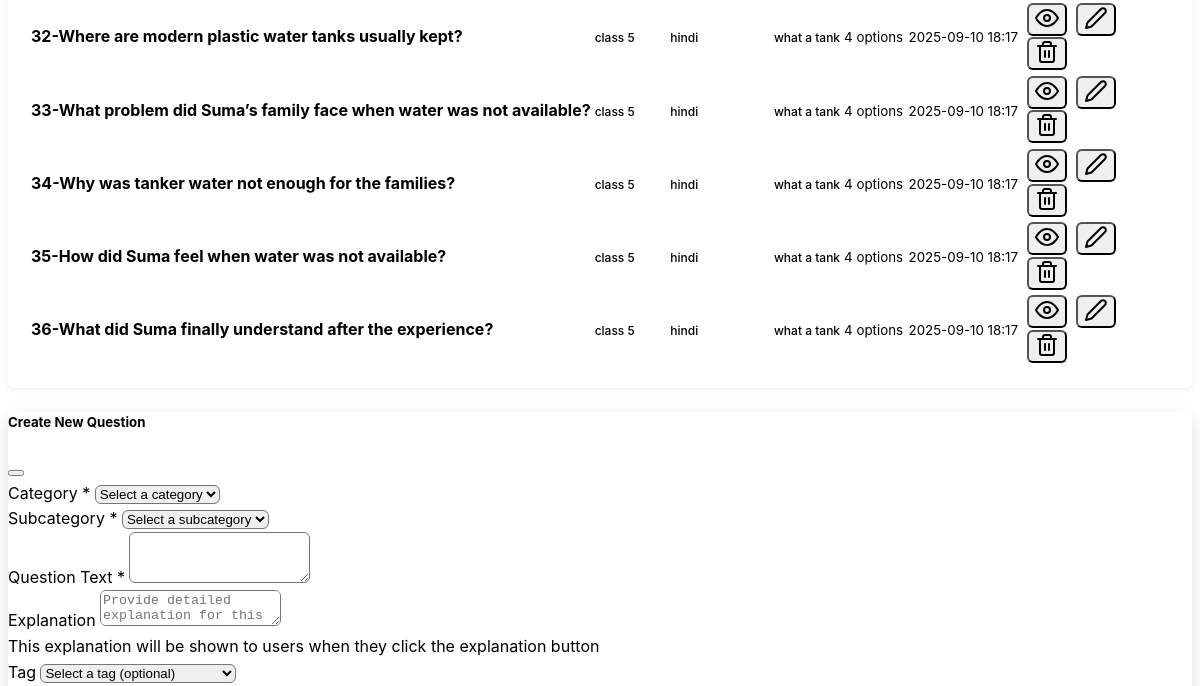
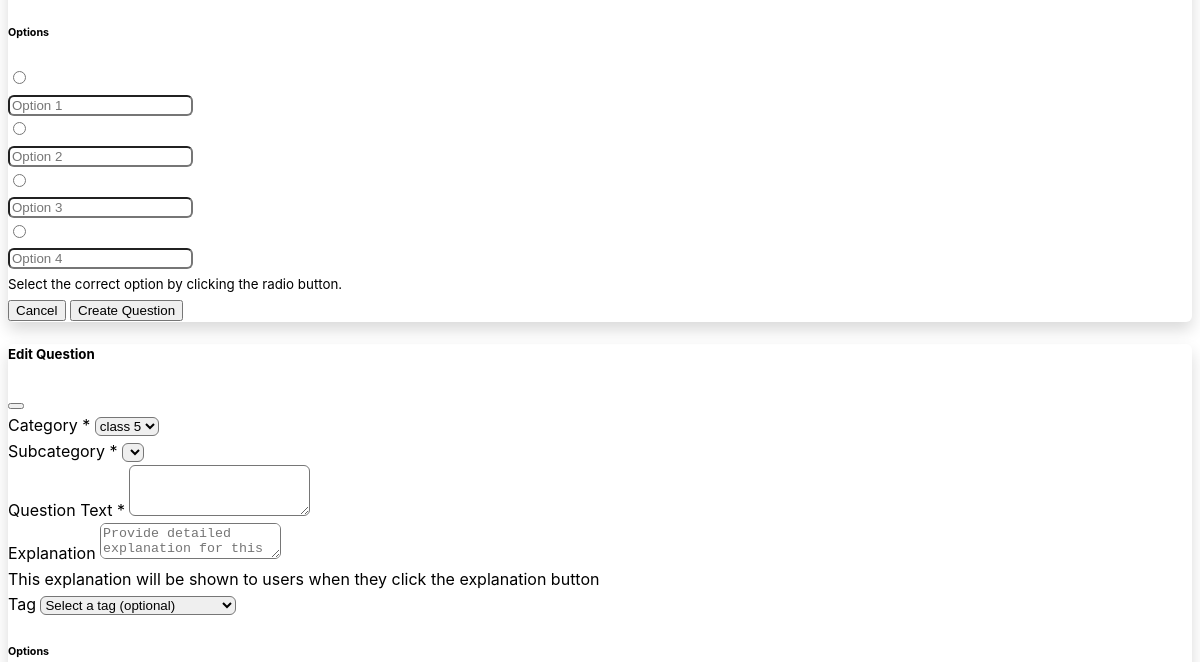
Before: /backend/questions?subcategory_id=3 (middle part) with the older database file (2 pictures, top to bottom).
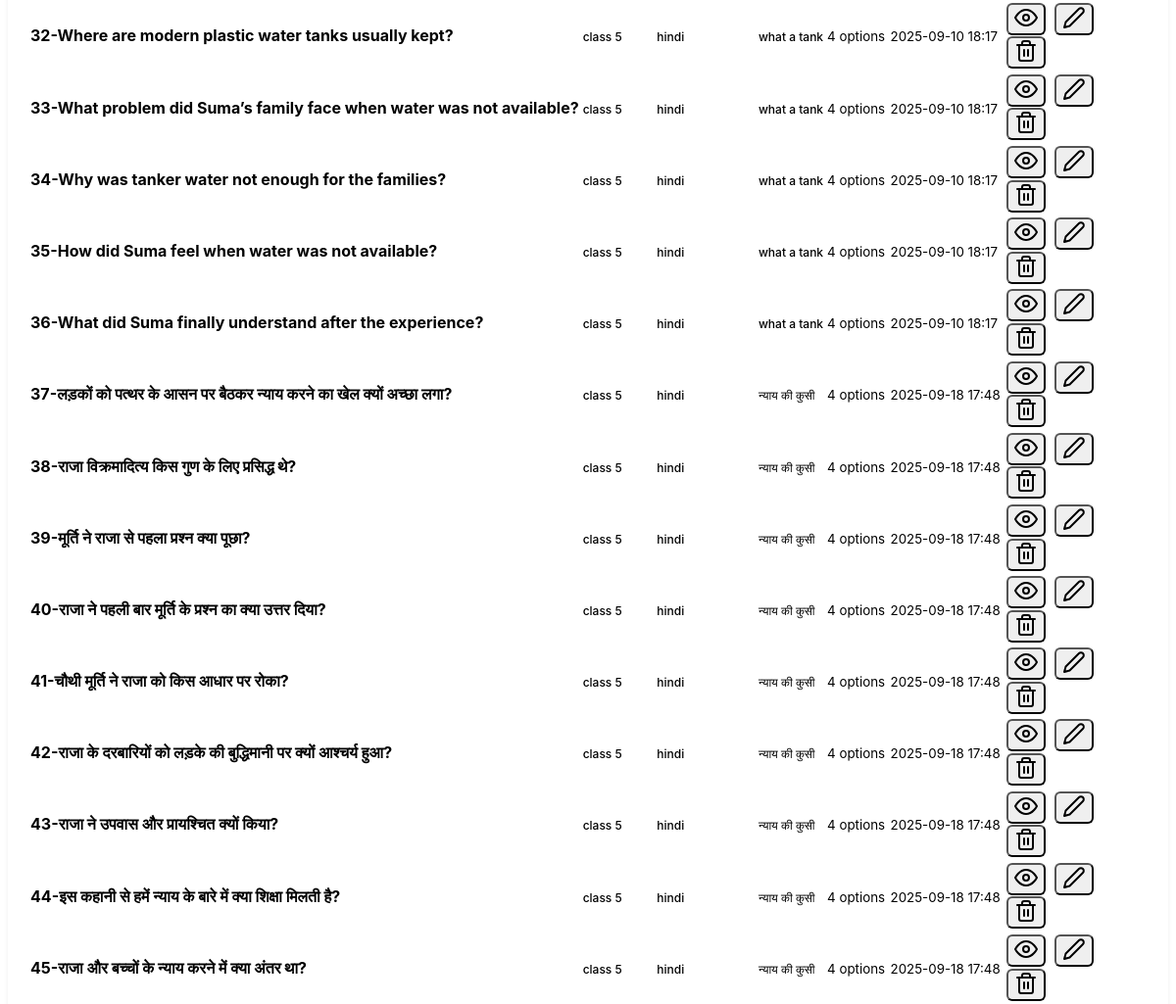
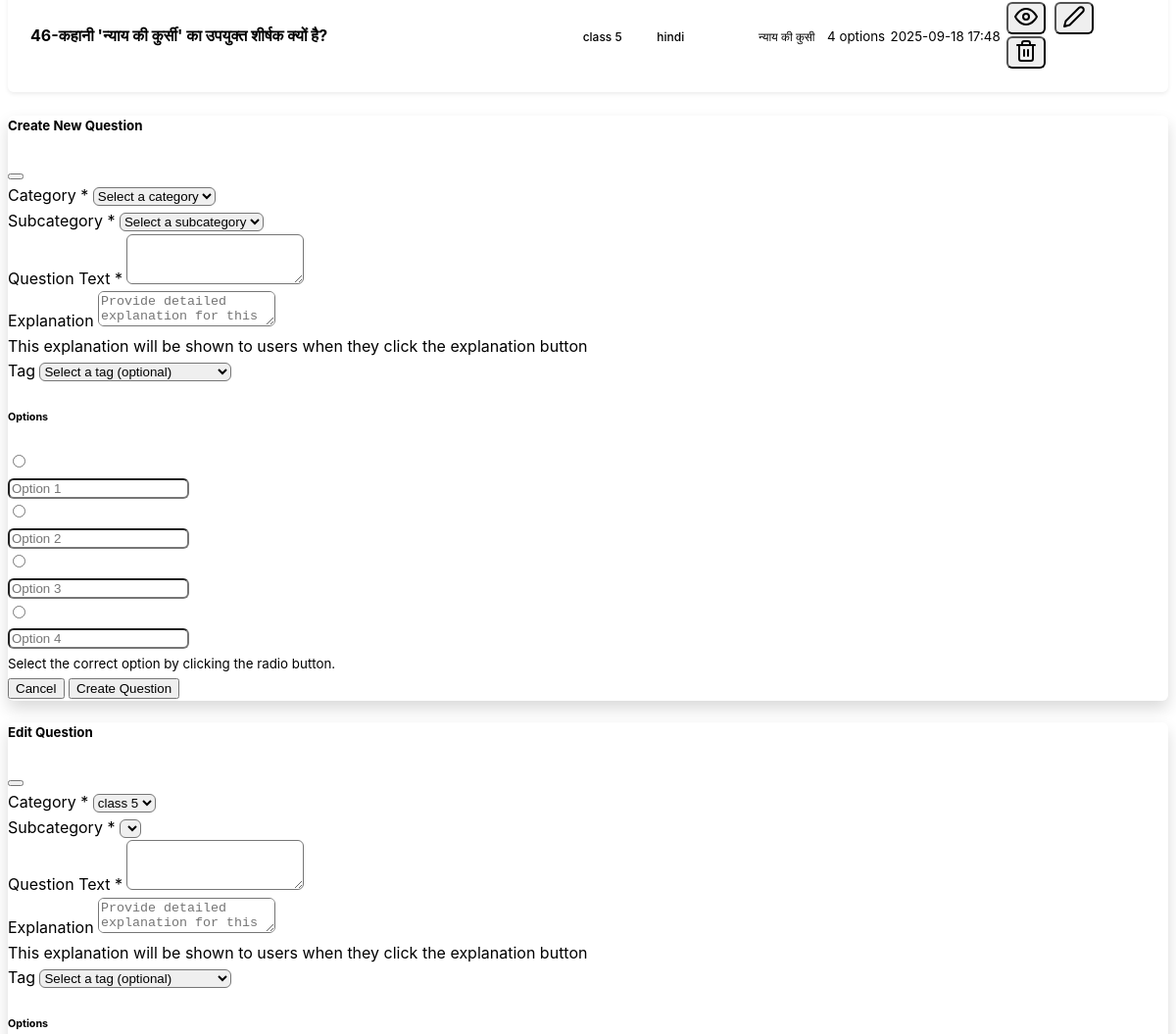
After: the same page with the newer database file (2 pictures, top to bottom).
### mcqbox/model.py (models this page shows, shortened)
class Question(db.Model):
    id = db.Column(db.Integer, primary_key=True)
    question_text = db.Column(db.String(500), nullable=False)
    subcategory_id = db.Column(db.Integer, db.ForeignKey('subcategory.id'), nullable=False)
    subcategory = db.relationship('Subcategory', backref=db.backref('questions', lazy=True))
    tag_id = db.Column(db.Integer, db.ForeignKey('tag.id'), nullable=True)
    tag = db.relationship('Tag', backref=db.backref('questions', lazy=True))
    explanation = db.Column(db.String(500), nullable=True)
    options = db.Column(db.JSON, nullable=False)
    category_id = db.Column(db.Integer, db.ForeignKey('category.id'), nullable=False)
    category = db.relationship('Category', backref=db.backref('questions', lazy=True))
    created_at = db.Column(db.DateTime, server_default=db.func.now())
    updated_at = db.Column(db.DateTime, server_default=db.func.now(), onupdate=db.func.now())

class Category(db.Model):
    id = db.Column(db.Integer, primary_key=True)
    name = db.Column(db.String(50), nullable=False, unique=True)
    description = db.Column(db.String(200), nullable=True)
    created_at = db.Column(db.DateTime, server_default=db.func.now())
    updated_at = db.Column(db.DateTime, server_default=db.func.now(), onupdate=db.func.now())

class Subcategory(db.Model):
    id = db.Column(db.Integer, primary_key=True)
    name = db.Column(db.String(50), nullable=False)
    category_id = db.Column(db.Integer, db.ForeignKey('category.id'), nullable=False)
    category = db.relationship('Category', backref=db.backref('subcategories', lazy=True))
    description = db.Column(db.String(200), nullable=True)
    created_at = db.Column(db.DateTime, server_default=db.func.now())
    updated_at = db.Column(db.DateTime, server_default=db.func.now(), onupdate=db.func.now())

class Tag(db.Model):
    id = db.Column(db.Integer, primary_key=True)
    name = db.Column(db.String(50), nullable=False)
    category_id = db.Column(db.Integer, db.ForeignKey('category.id'), nullable=False)
    category = db.relationship('Category', backref=db.backref('tags', lazy=True))
    subcategory_id = db.Column(db.Integer, db.ForeignKey('subcategory.id'), nullable=True)
    subcategory = db.relationship('Subcategory', backref=db.backref('tags', lazy=True))
    created_at = db.Column(db.DateTime, server_default=db.func.now())

### mcqbox/backend/route.py (the view)
@app.route('/backend/questions')
def questions():
    category_id = request.args.get('category_id', type=int)
    subcategory_id = request.args.get('subcategory_id', type=int)
    search = request.args.get('search', '').strip()
    tag_filter = request.args.get('tag', '').strip()
    categories_list = Category.query.all()
    subcategories_list = []
    tags_list = Tag.query.all()
    if category_id:
        subcategories_list = Subcategory.query.filter_by(category_id=category_id).all()
    filters = []
    if category_id:
        filters.append(Question.category_id == category_id)
    if subcategory_id:
        filters.append(Question.subcategory_id == subcategory_id)
    tag_filter = request.args.get('tag', '').strip()
    if tag_filter:
        filters.append(Question.tag_id == tag_filter)
    if search:
        filters.append(Question.question_text.ilike(f'%{search}%'))
    questions_list = Question.query.filter(*filters).all()
    return render_template('questions.html',
                         questions=questions_list,
                         categories=categories_list,
                         subcategories=subcategories_list,
                         tags=tags_list,
                         selected_category=category_id,
                         selected_subcategory=subcategory_id,
                         search_query=search)

### mcqbox/backend/templates/questions.html (shortened to what this page needs)
{% extends "base.html" %}
{% block content %}
<div class="row">
    <div class="col-12">
        <div class="card">
            <div class="card-body">
                {% if questions %}
                <div class="table-responsive">
                    <table class="table table-hover">
                        <tbody>
                            {% for question in questions %}
                            <tr>
                                <td>
                                    <strong>{{loop.index}}-{{ question.question_text[:100] }}</strong>
                                </td>
                                <td>
                                    <span class="badge bg-primary">
                                        {{ question.category.name if question.category.name else 'Unknown' }}
                                    </span>
                                </td>
                                <td>
                                    <span class="badge bg-secondary">
                                        {{ question.subcategory.name if question.subcategory.name else 'Unknown' }}
                                    </span>
                                </td>
                                <td>
                                    <span class="badge bg-secondary">
                                        {{ question.tag.name if question.tag.name else 'Unknown' }}
                                    </span>
                                </td>
                                <td>
                                    <small class="text-muted">{{ question.options|length }} options</small>
                                </td>
                                <td>
                                    <small class="text-muted">{{ question.created_at.strftime('%Y-%m-%d %H:%M')
                                        }}</small>
                                </td>
                                <td class="text-end">
                                    <div class="btn-group" role="group">
                                        <button class="btn btn-sm btn-outline-secondary"
                                            onclick="viewQuestion({{ question.id }})" data-bs-toggle="modal"
                                            data-bs-target="#viewQuestionModal">
                                            <i data-feather="eye"></i>
                                        </button>
                                        <button class="btn btn-sm btn-outline-secondary"
                                            onclick="editQuestion({{ question.id }})" data-bs-toggle="modal"
                                            data-bs-target="#editQuestionModal">
                                            <i data-feather="edit-2"></i>
                                        </button>
                                        <form method="POST"
                                            action="{{ url_for('delete_question', question_id=question.id) }}"
                                            class="d-inline"
                                            onsubmit="return confirm('Are you sure you want to delete this question?')">
                                            <button type="submit" class="btn btn-sm btn-outline-danger">
                                                <i data-feather="trash-2"></i>
                                            </button>
                                        </form>
                                    </div>
                                </td>
                            </tr>
                            {% endfor %}
                        </tbody>
                    </table>
                </div>
                {% endif %}
            </div>
        </div>
    </div>
</div>
<div class="modal fade" id="createQuestionModal" tabindex="-1">
    <div class="modal-dialog modal-lg">
        <div class="modal-content">
            <form method="POST" action="{{ url_for('create_question') }}">
                <div class="modal-header">
                    <h5 class="modal-title">Create New Question</h5>
                    <button type="button" class="btn-close" data-bs-dismiss="modal"></button>
                </div>
                <div class="modal-body">
                    <div class="mb-3">
                        <label for="createCategoryId" class="form-label">Category *</label>
                        <select class="form-select" id="createCategoryId" onchange="updateCreateSubcategories()"
                            name="category_id" required>
                            <option value="">Select a category</option>
                        </select>
                    </div>
                    <div class="mb-3">
                        <label for="createSubcategoryId" class="form-label">Subcategory *</label>
                        <select class="form-select" id="createSubcategoryId" name="subcategory_id" required>
                            <option value="">Select a subcategory</option>
                        </select>
                    </div>
                    <div class="mb-3">
                        <label for="question_text" class="form-label">Question Text *</label>
                        <textarea class="form-control" id="question_text" name="question_text" rows="3"
                            required></textarea>
                    </div>
                    <div class="mb-3">
                        <label for="explanation" class="form-label">Explanation</label>
                        <textarea class="form-control" id="explanation" name="explanation" rows="2"
                            placeholder="Provide detailed explanation for this question (optional)"></textarea>
                        <div class="form-text">This explanation will be shown to users when they click the explanation
                            button</div>
                    </div>
                    <div class="mb-3">
                        <label for="tags" class="form-label">Tag</label>
                        <select class="form-select" id="tags" name="tags">
                            <option value="">Select a tag (optional)</option>
                        </select>
                    </div>
                    <h6>Options</h6>
                    <div class="mb-3">
                        <div class="row">
                            <div class="col-1">
                                <input class="form-check-input" type="radio" name="correct_option" value="1" required>
                            </div>
                            <div class="col-11">
                                <input type="text" class="form-control" name="option_1" placeholder="Option 1" required>
                            </div>
                        </div>
                    </div>
                    <div class="mb-3">
                        <div class="row">
                            <div class="col-1">
                                <input class="form-check-input" type="radio" name="correct_option" value="2" required>
                            </div>
                            <div class="col-11">
                                <input type="text" class="form-control" name="option_2" placeholder="Option 2" required>
                            </div>
                        </div>
                    </div>
                    <div class="mb-3">
                        <div class="row">
                            <div class="col-1">
                                <input class="form-check-input" type="radio" name="correct_option" value="3">
                            </div>
                            <div class="col-11">
                                <input type="text" class="form-control" name="option_3" placeholder="Option 3">
                            </div>
                        </div>
                    </div>
                    <div class="mb-3">
                        <div class="row">
                            <div class="col-1">
                                <input class="form-check-input" type="radio" name="correct_option" value="4">
                            </div>
                            <div class="col-11">
                                <input type="text" class="form-control" name="option_4" placeholder="Option 4">
                            </div>
                        </div>
                    </div>
                    <small class="text-muted">Select the correct option by clicking the radio button.</small>
                </div>
                <div class="modal-footer">
                    <button type="button" class="btn btn-secondary" data-bs-dismiss="modal">Cancel</button>
                    <button type="submit" class="btn btn-primary">Create Question</button>
                </div>
            </form>
        </div>
    </div>
</div>
<div class="modal fade" id="editQuestionModal" tabindex="-1">
    <div class="modal-dialog modal-lg">
        <div class="modal-content">
            <form method="POST" id="editQuestionForm">
                <div class="modal-header">
                    <h5 class="modal-title">Edit Question</h5>
                    <button type="button" class="btn-close" data-bs-dismiss="modal"></button>
                </div>
                <div class="modal-body">
                    <div class="mb-3">
                        <label for="editCategoryId" class="form-label">Category *</label>
                        <select class="form-select" id="editCategoryId" name="category_id"
                            onchange="updateEditSubcategories()" required>
                            {% for category in categories %}
                            <option value="{{ category.id }}">{{ category.name }}</option>
                            {% endfor %}
                        </select>
                    </div>
                    <div class="mb-3">
                        <label for="editSubcategoryId" class="form-label">Subcategory *</label>
                        <select class="form-select" id="editSubcategoryId" name="subcategory_id" required>
                        </select>
                    </div>
                    <div class="mb-3">
                        <label for="edit_question_text" class="form-label">Question Text *</label>
                        <textarea class="form-control" id="edit_question_text" name="question_text" rows="3"
                            required></textarea>
                    </div>
                    <div class="mb-3">
                        <label for="edit_explanation" class="form-label">Explanation</label>
                        <textarea class="form-control" id="edit_explanation" name="explanation" rows="2"
                            placeholder="Provide detailed explanation for this question (optional)"></textarea>
                        <div class="form-text">This explanation will be shown to users when they click the explanation
                            button</div>
                    </div>
                    <div class="mb-3">
                        <label for="edit_tags" class="form-label">Tag</label>
                        <select class="form-select" id="edit_tags" name="tags">
                            <option value="">Select a tag (optional)</option>
                        </select>
                    </div>
                    <h6>Options</h6>
                </div>
            </form>
        </div>
    </div>
</div>
{% endblock %}

### mcqbox/backend/templates/base.html (shortened to what this page needs)
<!DOCTYPE html>
<html lang="en" data-bs-theme="dark">
<head>
    <link href="https://cdn.replit.com/agent/bootstrap-agent-dark-theme.min.css" rel="stylesheet">
    <link rel="stylesheet" href="{{ url_for('backend_.static', filename='css/custom.css') }}">
</head>
<body>
    <div class="container my-4">
        {% block content %}{% endblock %}
    </div>
</body>
</html>

Changed rows visible on the page:
added Question: question_text "लड़कों को पत्थर के आसन पर बैठकर न्याय करने का खेल क्यों अच्छा लगा?", category "class 5", subcategory "hindi", tag "न्याय की कुसी", options|length "4", created_at "2025-09-18 17:48"
added Question: question_text "राजा विक्रमादित्य किस गुण के लिए प्रसिद्ध थे?", category "class 5", subcategory "hindi", tag "न्याय की कुसी", options|length "4", created_at "2025-09-18 17:48"
added Question: question_text "मूर्ति ने राजा से पहला प्रश्न क्या पूछा?", category "class 5", subcategory "hindi", tag "न्याय की कुसी", options|length "4", created_at "2025-09-18 17:48"
added Question: question_text "राजा ने पहली बार मूर्ति के प्रश्न का क्या उत्तर दिया?", category "class 5", subcategory "hindi", tag "न्याय की कुसी", options|length "4", created_at "2025-09-18 17:48"
added Question: question_text "चौथी मूर्ति ने राजा को किस आधार पर रोका?", category "class 5", subcategory "hindi", tag "न्याय की कुसी", options|length "4", created_at "2025-09-18 17:48"
added Question: question_text "राजा के दरबारियों को लड़के की बुद्धिमानी पर क्यों आश्चर्य हुआ?", category "class 5", subcategory "hindi", tag "न्याय की कुसी", options|length "4", created_at "2025-09-18 17:48"
added Question: question_text "राजा ने उपवास और प्रायश्चित क्यों किया?", category "class 5", subcategory "hindi", tag "न्याय की कुसी", options|length "4", created_at "2025-09-18 17:48"
added Question: question_text "इस कहानी से हमें न्याय के बारे में क्या शिक्षा मिलती है?", category "class 5", subcategory "hindi", tag "न्याय की कुसी", options|length "4", created_at "2025-09-18 17:48"
added Question: question_text "राजा और बच्चों के न्याय करने में क्या अंतर था?", category "class 5", subcategory "hindi", tag "न्याय की कुसी", options|length "4", created_at "2025-09-18 17:48"
added Question: question_text "कहानी 'न्याय की कुर्सी' का उपयुक्त शीर्षक क्यों है?", category "class 5", subcategory "hindi", tag "न्याय की कुसी", options|length "4", created_at "2025-09-18 17:48"
